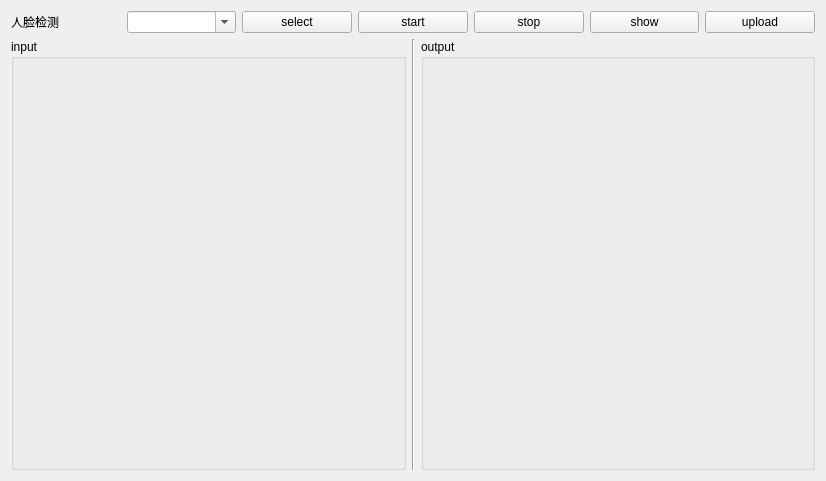
<?xml version="1.0" encoding="UTF-8"?>
<ui version="4.0">
 <class>Form</class>
 <widget class="QWidget" name="Form">
  <property name="geometry">
   <rect>
    <x>0</x>
    <y>0</y>
    <width>826</width>
    <height>481</height>
   </rect>
  </property>
  <property name="windowTitle">
   <string>Form</string>
  </property>
  <layout class="QHBoxLayout" name="horizontalLayout_4">
   <item>
    <layout class="QVBoxLayout" name="verticalLayout_4">
     <item>
      <layout class="QHBoxLayout" name="horizontalLayout">
       <item>
        <widget class="QLabel" name="label">
         <property name="styleSheet">
          <string notr="true">font: 18pt &quot;Adobe 黑体 Std R&quot;;</string>
         </property>
         <property name="text">
          <string>人脸检测</string>
         </property>
        </widget>
       </item>
       <item>
        <widget class="QComboBox" name="comboBox">
         <property name="editable">
          <bool>true</bool>
         </property>
         <property name="placeholderText">
          <string>input</string>
         </property>
         <item>
          <property name="text">
           <string>摄像头</string>
          </property>
         </item>
         <item>
          <property name="text">
           <string>图片</string>
          </property>
         </item>
         <item>
          <property name="text">
           <string>视频</string>
          </property>
         </item>
        </widget>
       </item>
       <item>
        <widget class="QPushButton" name="select">
         <property name="text">
          <string>select</string>
         </property>
        </widget>
       </item>
       <item>
        <widget class="QPushButton" name="start">
         <property name="text">
          <string>start</string>
         </property>
        </widget>
       </item>
       <item>
        <widget class="QPushButton" name="stop">
         <property name="text">
          <string>stop</string>
         </property>
        </widget>
       </item>
       <item>
        <widget class="QPushButton" name="show1">
         <property name="text">
          <string>show</string>
         </property>
        </widget>
       </item>
       <item>
        <widget class="QPushButton" name="upload">
         <property name="text">
          <string>upload</string>
         </property>
        </widget>
       </item>
      </layout>
     </item>
     <item>
      <layout class="QHBoxLayout" name="horizontalLayout_3">
       <item>
        <widget class="QGroupBox" name="groupBox">
         <property name="styleSheet">
          <string notr="true">font: 18pt &quot;Adobe 黑体 Std R&quot;;</string>
         </property>
         <property name="title">
          <string>input</string>
         </property>
         <layout class="QHBoxLayout" name="horizontalLayout_2">
          <item>
           <layout class="QVBoxLayout" name="verticalLayout">
            <item>
             <widget class="QLabel" name="input">
              <property name="enabled">
               <bool>true</bool>
              </property>
              <property name="text">
               <string/>
              </property>
              <property name="margin">
               <number>-1</number>
              </property>
             </widget>
            </item>
           </layout>
          </item>
         </layout>
        </widget>
       </item>
       <item>
        <widget class="Line" name="line">
         <property name="orientation">
          <enum>Qt::Vertical</enum>
         </property>
        </widget>
       </item>
       <item>
        <widget class="QGroupBox" name="groupBox_2">
         <property name="styleSheet">
          <string notr="true">font: 18pt &quot;Adobe 黑体 Std R&quot;;</string>
         </property>
         <property name="title">
          <string>output</string>
         </property>
         <layout class="QVBoxLayout" name="verticalLayout_3">
          <item>
           <layout class="QVBoxLayout" name="verticalLayout_2">
            <item>
             <widget class="QLabel" name="output">
              <property name="text">
               <string/>
              </property>
             </widget>
            </item>
           </layout>
          </item>
         </layout>
        </widget>
       </item>
      </layout>
     </item>
    </layout>
   </item>
  </layout>
 </widget>
 <resources/>
 <connections/>
</ui>
